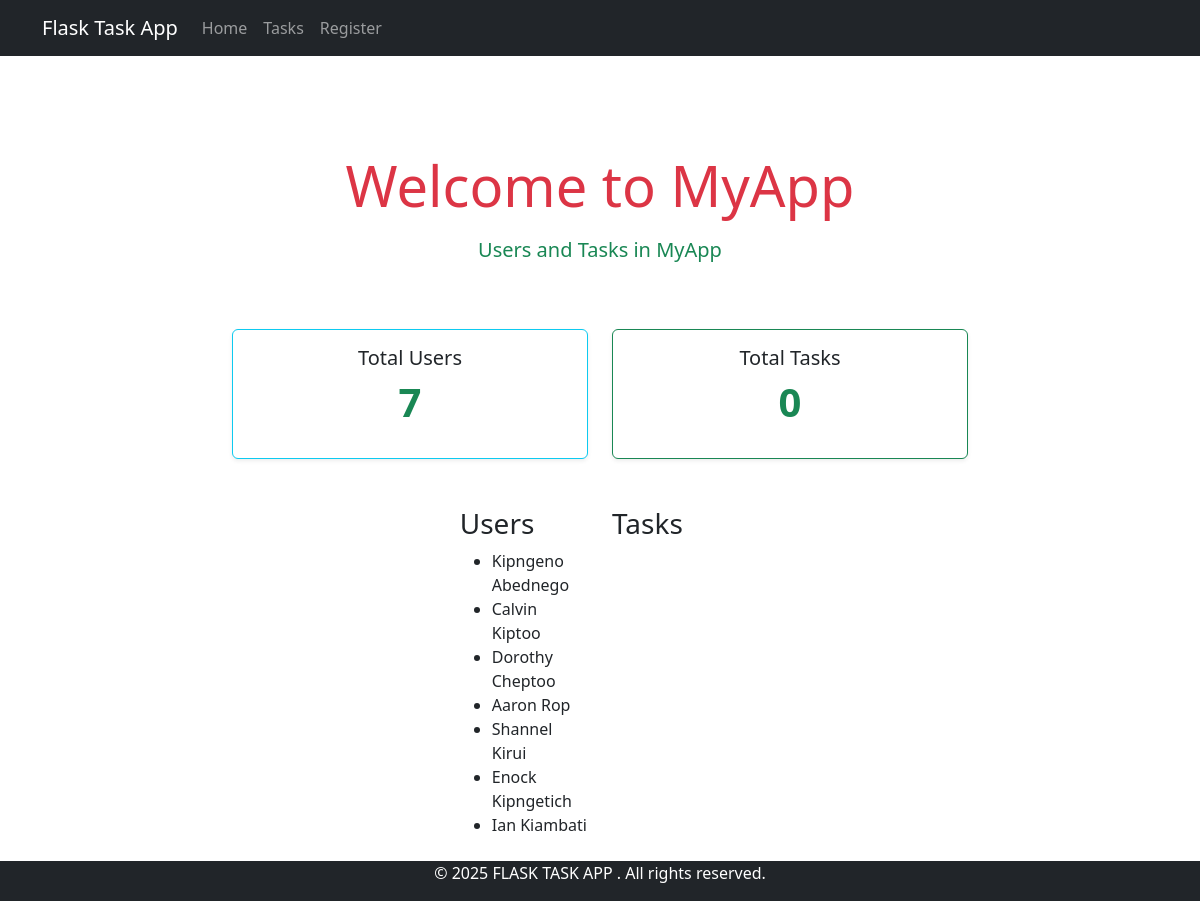
/, run on an earlier commit of the app's database.
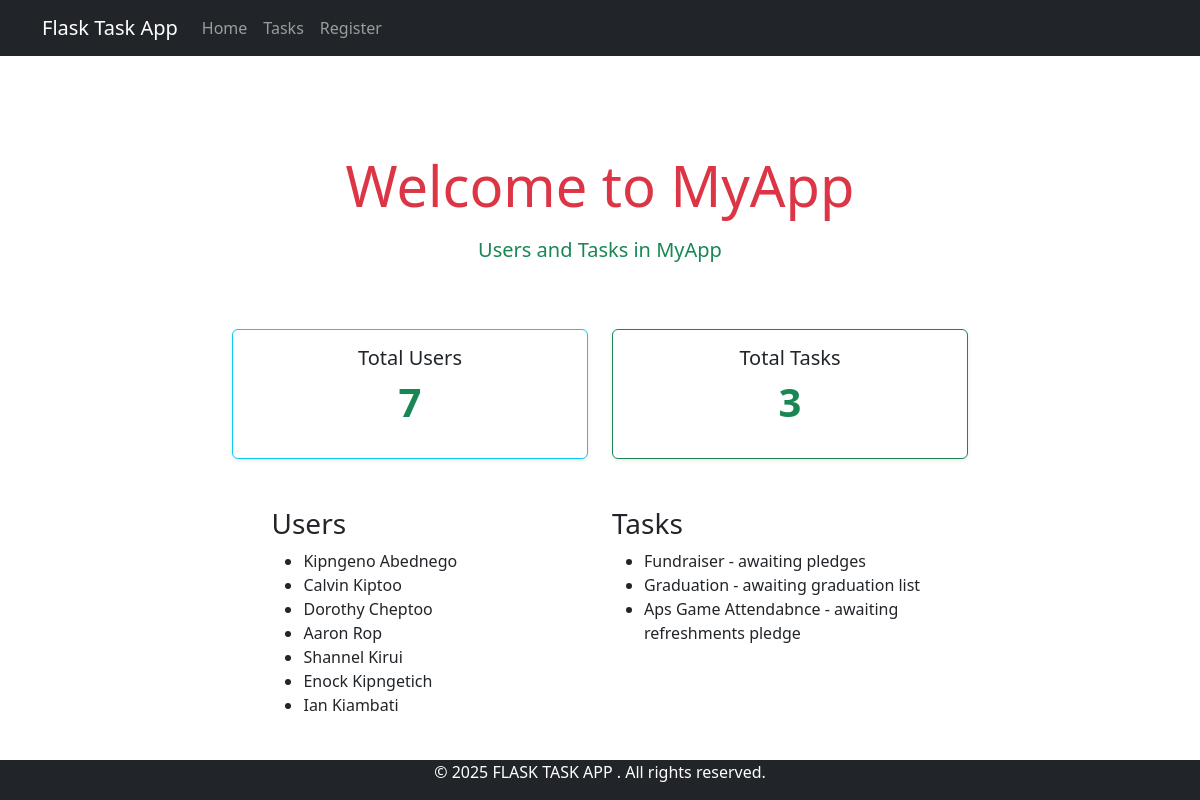
And on a later commit of the database.
### app/models.py (models this page shows)
class User(db.Model):
    id = db.Column(db.Integer, primary_key=True)
    username = db.Column(db.String(50), nullable=False, unique=True)
    first_name = db.Column(db.String(50), nullable=False)
    last_name = db.Column(db.String(50), nullable=False)
    password = db.Column(db.String(200), nullable=False)
    task = db.relationship('Task', backref='user', lazy=True)
    def __repr__(self):
        return f"{self.first_name} {self.last_name}"

class Task(db.Model):
    id = db.Column(db.Integer, primary_key=True)
    title = db.Column(db.String(100), nullable=False)
    description = db.Column(db.Text, nullable=False)
    completed = db.Column(db.Boolean, default=False)
    user_id = db.Column(db.Integer, db.ForeignKey('user.id'), nullable=False)
    def __repr__(self):
        return f"{self.title} - {self.description}"

### app/routes.py (the view)
@app.route('/')
def home():
    users = User.query.all()
    user_count = User.query.count()
    tasks = Task.query.all()
    task_count = Task.query.count()
    return render_template('index.html', user_count=user_count,  task_count=task_count, users=users, tasks=tasks, title='Home')

### app/templates/index.html
{% extends "base.html" %}
{% block content %}
<div class="container py-5">
    <div class="py-5 text-center">
        <h1 class="display-4 mb-3 text-danger">Welcome to MyApp</h1>
        <p class="lead text-success">Users and Tasks in MyApp</p>
      </div>
    <div class="row justify-content-center g-4">
      <div class="col-md-4">
        <div class="card border-info shadow-sm text-center">
          <div class="card-body">
            <h5 class="card-title">Total Users</h5>
            <p class="display-6 fw-bold text-success">{{ user_count }}</p>
          </div>
        </div>
      </div>
      <div class="col-md-4">
        <div class="card border-success shadow-sm text-center">
          <div class="card-body">
            <h5 class="card-title">Total Tasks</h5>
            <p class="display-6 fw-bold text-success">{{ task_count }}</p>
          </div>
        </div>
      </div>
    </div>
      <div class="d-flex justify-content-center">
  <div class="row mt-5 ">
    <div class="col-lg-6 "><div>
      <h3>Users</h3>
      <ul>
         {% for user in users %}
        <li>
            {{ user }}
        </li>
        {% endfor %}
      </ul>
    </div></div>
    <div class="col-lg-6"><div>
      <h3>Tasks</h3>
      <ul>
        {% for task in tasks %}
        <li>
            {{ task }}
        </li>
        {% endfor %}
      </ul>
    </div></div>
  </div>
      </div>
         </div>
{% endblock %}

What changed in the data, as far as the page shows it:
added Task: title+description "Fundraiser - awaiting pledges"
added Task: title+description "Graduation - awaiting graduation list"
added Task: title+description "Aps Game Attendabnce - awaiting refreshments pledge"
Also different on the page:
{{ task_count }}: "0" → "3"
